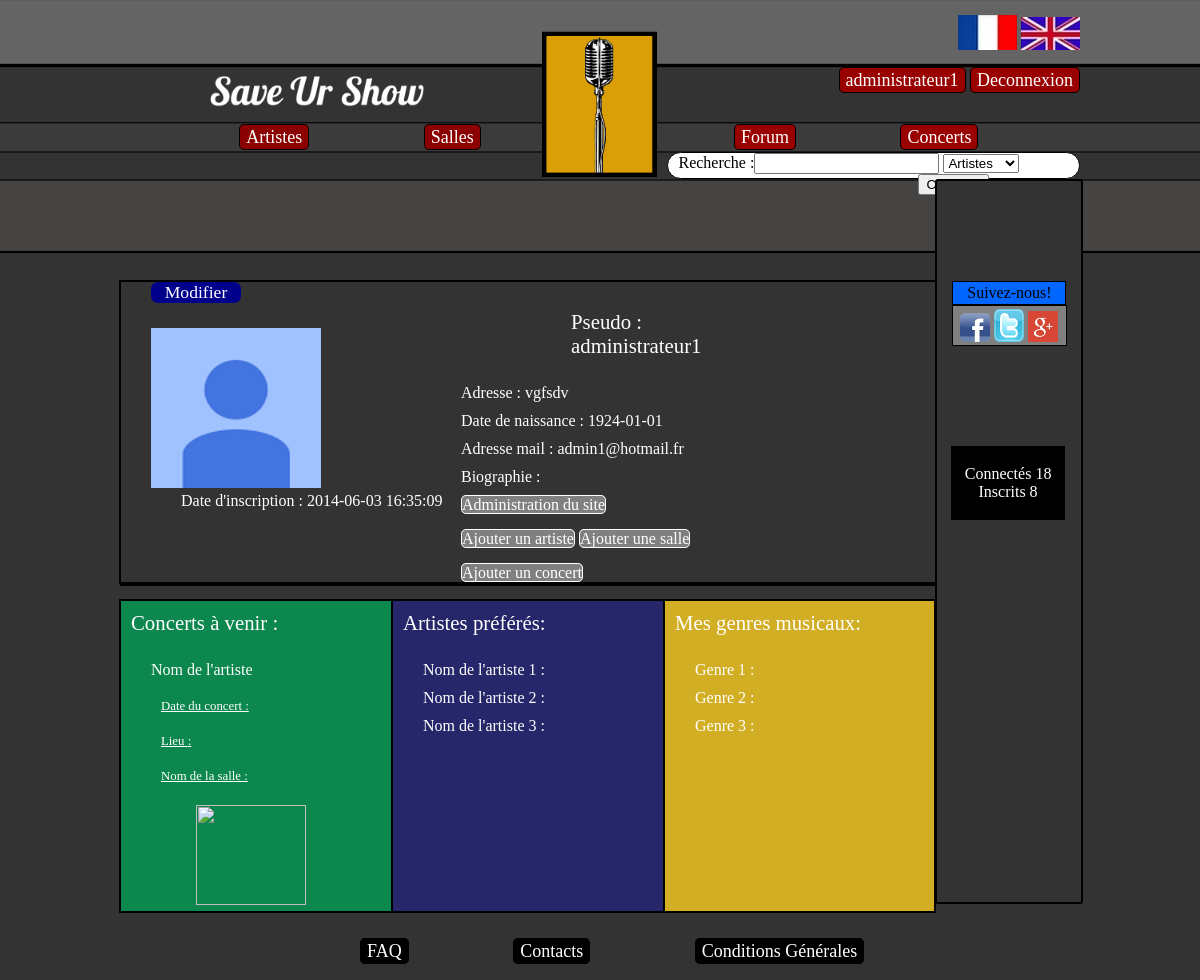
The page /mvc1/index.php?page=profil&profil=administrateur1 (signed in) on the database as committed earlier.
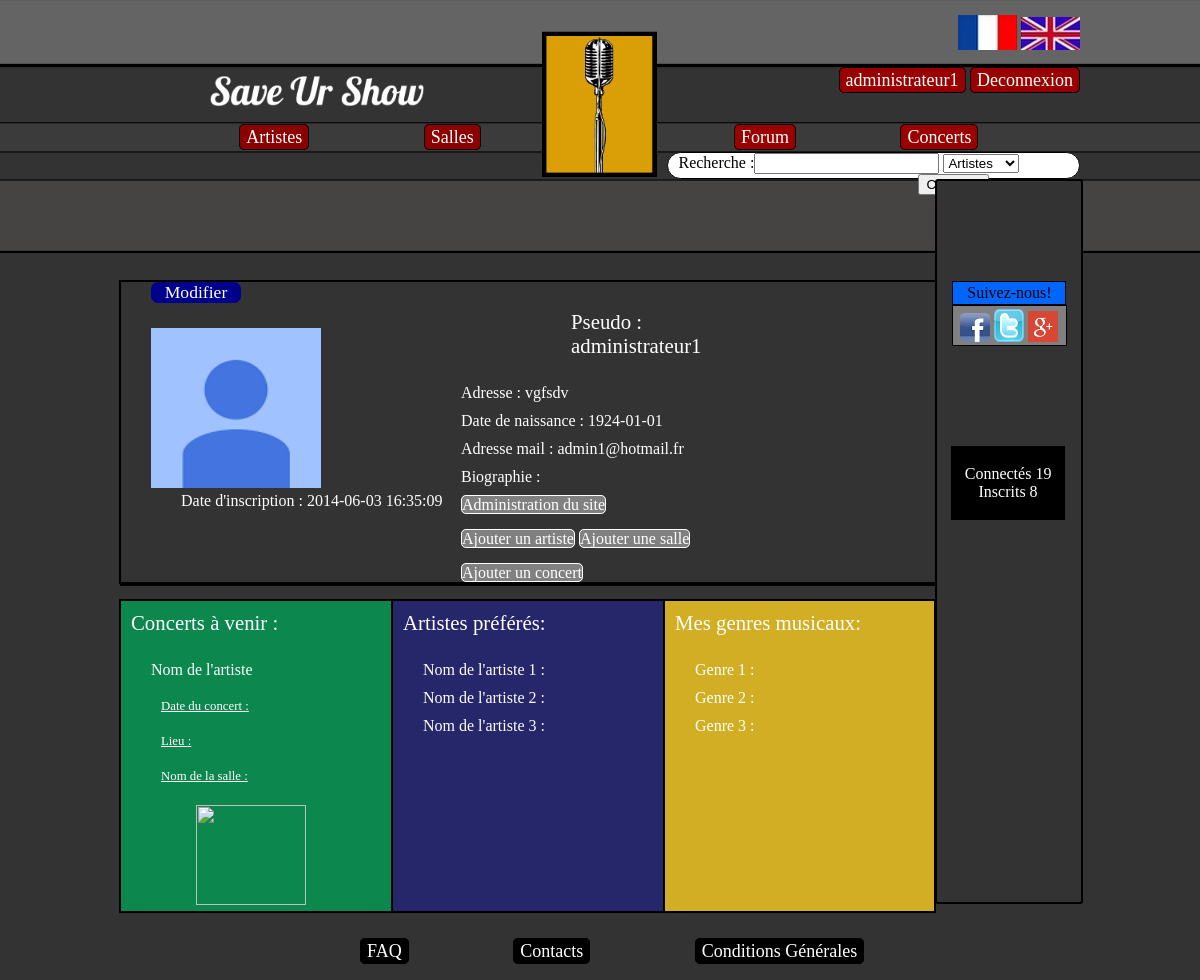
The same page on the database as committed later.
### tables this page shows
CREATE TABLE IF NOT EXISTS `statistique` (
  `ID` int(11) NOT NULL AUTO_INCREMENT,
  `nombre_inscrit` int(11) DEFAULT NULL,
  `nombre_visite` int(11) DEFAULT NULL,
  PRIMARY KEY (`ID`)
);

CREATE TABLE IF NOT EXISTS `membre` (
  `ID` int(11) NOT NULL AUTO_INCREMENT,
  `pseudo` varchar(255) NOT NULL,
  `nom_membre` varchar(25) DEFAULT NULL,
  `prenom_membre` varchar(255) DEFAULT NULL,
  `adresse_email` varchar(255) NOT NULL,
  `mot_de_passe` varchar(255) NOT NULL,
  `image_membre` varchar(255) NOT NULL,
  `date_de_naissance` date DEFAULT NULL,
  `adresse_membre` varchar(40) DEFAULT NULL,
  `departement` int(11) DEFAULT NULL,
  `sexe` int(11) DEFAULT NULL,
  `bio_membre` text,
  `date_inscription` datetime DEFAULT NULL,
  `nombre_de_message` int(11) DEFAULT NULL,
  `etat_connexion` int(11) NOT NULL,
  `Role_ID` int(11) NOT NULL,
  `etat_compte` int(2) NOT NULL DEFAULT '0',
  `cle_validation` varchar(255) DEFAULT NULL,
  PRIMARY KEY (`ID`),
  KEY `fk_membre_Role1_idx` (`Role_ID`)
);

### mvc1/controleurs/fr.php (called while the page is built, shortened)
<?php
	$DECONNEXION = 'Deconnexion';
	$TXT_ARTISTES = 'Artistes';
	$TXT_SALLES = 'Salles';
	$TXT_CONCERTS = 'Concerts';
	$TXT_FORUM = 'Forum';
	$RECHERCHE = 'Recherche :';
	$TXT_SUIVRE = 'Suivez-nous!';
	$TXT_CONNECTES = 'Connectés';
	$TXT_INSCRITS = 'Inscrits';
	$TXT_FAQ = 'FAQ';
	$TXT_CONTACTS = 'Contacts';
	$TXT_CG = 'Conditions Générales';
	$TXT_PSEUDO = 'Pseudo';
	$TXT_MAIL = 'Adresse mail';
	$TXT_NAISSANCE = 'Date de naissance';
	$ADRESSE = 'Adresse';
$VENIR = 'Concerts &agrave venir';
$MODIF = 'Modifier';
$DATE_INSCRIT = 'Date d\'inscription';
$BIO = 'Biographie';
$AJOUT_ARTISTE = 'Ajouter un artiste';
$AJOUT_CONCERT = 'Ajouter un concert';
$AJOUT_SALLE = 'Ajouter une salle';
$ADMIN = 'Administration du site';
$NOM_ARTISTE = 'Nom de l\'artiste';
$DATE_CONCERT = 'Date du concert';
$NOM_SALLE = 'Nom de la salle';
$PREFERE = 'Artistes pr&eacutef&eacuter&eacutes';
$MES_GENRES = 'Mes genres musicaux';
$GENRE = 'Genre';
$LIEU = 'Lieu';
 ?>

### mvc1/modeles/modele_stat.php (called while the page is built, shortened)
<?php
	function nbrVisite(){
	global $bdd;
	$req = $bdd -> prepare("SELECT nombre_visite FROM statistique");
	$req -> execute();
	$res = $req->fetch();
	return $res[0];
	}
	function nbrInscrit(){
		global $bdd;
		$req = $bdd -> prepare("SELECT count(ID) FROM membre");
		$req -> execute();
	$res = $req->fetch();
	return $res['count(ID)'];
	}
 ?>

### mvc1/modeles/modele_utilisateur.php (called while the page is built, shortened)
<?php
	function infoProfil($nom){
		global $bdd;
		$query=$bdd->prepare('SELECT ID, pseudo, nom_membre, prenom_membre, adresse_email, date_de_naissance, adresse_membre, sexe, bio_membre, date_inscription, role_ID, image_membre
	    FROM membre WHERE pseudo = :nom');
        $query->bindValue(':nom',$nom, PDO::PARAM_STR);
        $query->execute();
	    $data_artiste=$query->fetch();
	    return $data_artiste;
	}
 ?>

### mvc1/vues/vue_profil.php (the view)
<div class="Profil">
	<div class="container1Profil">
		<div class="modifier_profil"><a href="#"> <?php echo $MODIF ?></a></div>
		<div ><img class="photo_profil" src=<?php
		if(empty($info['image_membre'])){
		echo '"ressources/avatars/defaultPicture.jpg"';
		}else{
		echo '"'.$info['image_membre'].'"';
		}?>/></div>
		<div class="date_insc"><?php echo $DATE_INSCRIT ?> : <?php echo $info['date_inscription'] ; ?></div>
		<div class="pseudo"><?php echo $TXT_PSEUDO ?> : <?php echo $info['pseudo']; ?></div>
		<ul>
			<li class="txt1Profil"><?php echo $ADRESSE ?> : <?php echo $info['adresse_membre']; ?></li>
			<li class="txt1Profil"><?php echo $TXT_NAISSANCE ?> : <?php echo $info['date_de_naissance']; ?></li>
			<li class="txt1Profil"><?php echo $TXT_MAIL ?> : <?php echo $info['adresse_email']; ?></li>
			<li class="txt1Profil"><?php echo $BIO ?> : <?php echo $info['bio_membre']; ?></li>
			<li class="txt1Profil">
			<?php
			if($info['role_ID']==1){
				}elseif($info['role_ID']==2){
				echo'	<p><a class="ajout" href="index.php?page=ajoutArtiste"> '.$AJOUT_ARTISTE.'</a></p>
					<p><a class="ajout" href="index.php?page=ajoutConcert"> '.$AJOUT_CONCERT.'</a></p> ';
				}elseif($info['role_ID']==3){
					echo'
					<p><a class="ajout" href="index.php?page=ajoutSalle"> '.$AJOUT_SALLE.'</a></p>
					<p><a class="ajout" href="index.php?page=ajoutConcert"> '.$AJOUT_CONCERT.'</a></p>';
				}elseif($info['role_ID']==4){
					echo'
					<a class="ajout" href="index.php?page=backOffice"> '.$ADMIN.'</a></br>
					<p><a class="ajout" href="index.php?page=ajoutArtiste"> '.$AJOUT_ARTISTE.'</a>
					<a class="ajout" href="index.php?page=ajoutSalle"> '.$AJOUT_SALLE.'</a></p>
					<p><a class="ajout" href="index.php?page=ajoutConcert"> '.$AJOUT_CONCERT.'</a>';
				}
			?></li>
		</ul>
	</div>
	<div class="container2Profil">
		<div class="txt2Profil"> <?php echo $VENIR ?> : </div>
		<ul>
			<li class="txt3Profil"><?php echo $NOM_ARTISTE ?></li>
			<li class="txt1bisProfil"><?php echo $DATE_CONCERT ?> : </li>
			<li class="txt1bisProfil"><?php echo $LIEU ?> : </li>
			<li class="txt1bisProfil"><?php echo $NOM_SALLE ?> : </li>
		</ul>
		<div ><a href='#'><img class="photo_concertavenir" src "groupex.jpg"/></a></div>
	</div>
	<div class="container3Profil">
		<div class="txt2Profil"> <?php echo $PREFERE ?>: </div>
		<ul>
			<li class="txt3Profil"><?php echo $NOM_ARTISTE ?> 1 :</li>
			<li class="txt3Profil"><?php echo $NOM_ARTISTE ?> 2 :</li>
			<li class="txt3Profil"><?php echo $NOM_ARTISTE ?> 3 :</li>
		</ul>
	</div>
	<div class="container4Profil">
		<div class="txt2Profil"> <?php echo $MES_GENRES ?>:</div>
		<ul>
			<li class="txt3Profil"><?php echo $GENRE ?> 1 :</li>
			<li class="txt3Profil"><?php echo $GENRE ?> 2 :</li>
			<li class="txt3Profil"><?php echo $GENRE ?> 3 :</li>
		</ul>
	</div>
</div>

### mvc1/index.php (shortened to what this page needs)
<?php
$bdd = new PDO('mysql:host=localhost;dbname=mydb','root','');
$bdd->setAttribute(PDO::ATTR_ERRMODE, PDO::ERRMODE_EXCEPTION);
include('modeles/modele_stat.php');
$nbrVisite= nbrvisite();
$nbrInscrit= nbrInscrit();
if ($_SESSION['lang']=='en') {
		include('controleurs/en.php');
}else{
		include('controleurs/fr.php');
}
if(!empty($_GET['page']) AND is_file('controleurs/'.$_GET['page'].'.php') ){
	include('controleurs/'.$_GET['page'].'.php');
}else{
	include('controleurs/accueil.php');
}
 ?>

### mvc1/controleurs/profil.php
<?php
if($_SESSION['pseudo']==$_GET['profil']){
	include('modeles/modele_utilisateur.php');
	$nom=$_GET['profil'];
	$info = infoProfil($nom);
	include('vues/header.php');
	include('vues/vue_profil.php');
	include('vues/footer.php');
}else{
}
?>

### mvc1/vues/header.php (shortened to what this page needs)
<!doctype html>
<html lang="en">
<head>
<link rel="stylesheet" href="ressources/style.css" type="text/css" media="screen" />
<body>
<header>
	<div id="logo">
	</div>
	<a href="?page=accueil"><div id="nom">
	</div></a>
	<div id="drapeau">
	<a href="?page=select_lang&lang=fr"> <img src="ressources/image/drap_fr.png" alt="Version Française" /></a>
	<a href="?page=select_lang&lang=en"> <img src="ressources/image/drap_en.png" alt="Version Anglaise"/></a>
	</div>
	<div id="connexion">
		<ul>
			<?php
			if (!isset($_SESSION['pseudo'])){
				echo '
				<li class="zone1"><a href="?page=connexion">'.$CONNEXION.'</a></li>
				<li class="zone1"><a href="?page=inscription">'.$INSCRIPTION.'</a></li>';
			}else{
				echo'
				<li class="zone1"><a href="?page=profil&profil='.$_SESSION['pseudo'].'">'.$_SESSION['pseudo'].'</a></li>
				<li class="zone1"><a href="?page=deconnexion">'.$DECONNEXION.'</a></li>';
			}
			 ?>
		</ul>
	</div>
	<div id="artistes_salles">
		<ul>
			<li class="boutons1"><a href="?page=listeartiste"><?php echo $TXT_ARTISTES;?></a></li>
			<li class="boutons1"><a href="?page=listeSalles"><?php echo $TXT_SALLES;?></a></li>
		</ul>
	</div>
	<div id="forum_concerts">
		<ul>
			<li class="boutons2"><a href="?page=forum"><?php echo $TXT_FORUM;?></a></li>
			<li class="boutons2"><a href="?page=listeConcerts"><?php echo $TXT_CONCERTS;?></a></li>
		</ul>
	</div>
	<div class="Rechercher">
			<form action="index.php?page=recherche" method="post" name="Recherche">
			<label><?php echo $RECHERCHE;?></label><input type="text" name="mot_cle" id="mot_cle"/>
					<select name="type_recherche">
						<option value="1"><?php echo $TXT_ARTISTES;?></option>
					</select>
			</form>
	</div>
	<span id="bordure">
	<div id="Suivre"><span class="a3"><?php echo $TXT_SUIVRE;?></span>
	</div>
	<div class="reseaux">
		<div> <a href="https://www.facebook.com/pages/Save-Ur-Show/281799091982222?fref=ts"> <img class="reseauxsociaux" src="ressources/image/facebook.png" /></a> <span></span>
		</div>
		<div> <a href="https://twitter.com/SaveUrShow01"> <img class="reseauxsociaux" src="ressources/image/twitter.png"/></a> <span></span>
		</div>
		<div> <a href="https://plus.google.com/"> <img class="reseauxsociaux" src="ressources/image/g.png"/></a> <span></span>
		</div>
	</div>
	<div class="statistique">
		<p> <?php echo $TXT_CONNECTES;?> <?php echo $nbrVisite; ?> <br />
			<?php echo $TXT_INSCRITS;?> <?php echo $nbrInscrit; ?>
		</p>
	</div>
	</span>
</header>
<div id="contenu">

### mvc1/vues/footer.php
</div>
<footer>
<div id="boutons_bas">
	<ul>
		<li class="boutons3"><a href="#"><?php echo $TXT_FAQ ?></a></li>
		<li class="boutons3"><a href="index.php?page=contact"><?php echo $TXT_CONTACTS ?></a></li>
		<li class="boutons3"><a href="index.php?page=cgu"><?php echo $TXT_CG ?></a></li>
	</ul>
</div>
</footer>
</body>
</html>

Rows that differ between the two databases and show on the page:
changed statistique: nombre_visite "18" → "19"
